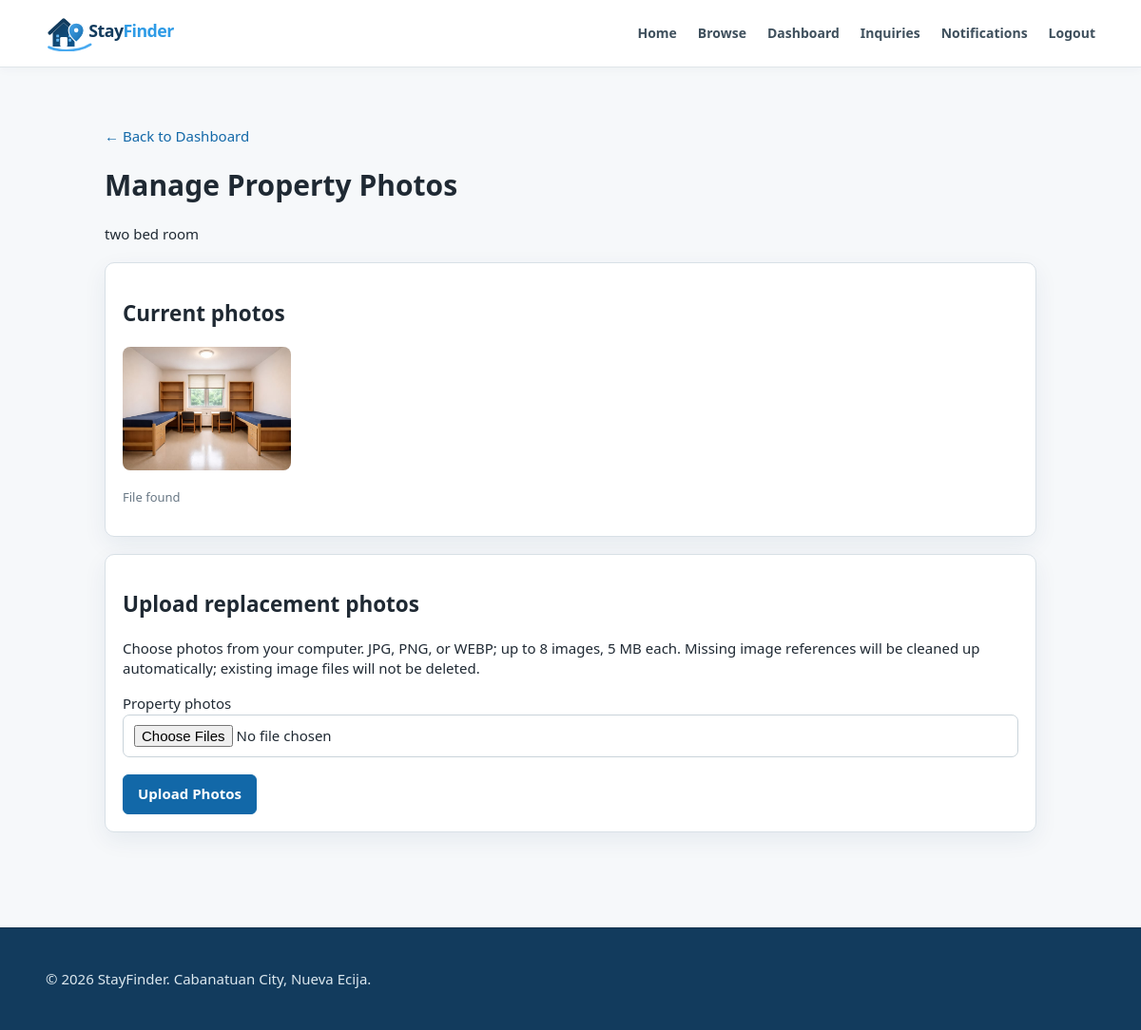
/owner/manage-images.php?id=1 (signed in), run on the app's committed database.
### tables this page shows
CREATE TABLE `properties` (
  `id` int(10) UNSIGNED NOT NULL,
  `owner_id` int(10) UNSIGNED NOT NULL,
  `title` varchar(150) NOT NULL,
  `property_type` enum('apartment','dorm','boarding_house') NOT NULL,
  `location` varchar(255) NOT NULL,
  `price` decimal(10,2) NOT NULL,
  `capacity` int(10) UNSIGNED NOT NULL,
  `gender_preference` enum('female_only','male_only','mixed') NOT NULL,
  `electricity_included` tinyint(1) NOT NULL DEFAULT 0,
  `wifi_available` tinyint(1) NOT NULL DEFAULT 0,
  `curfew` tinyint(1) NOT NULL DEFAULT 0,
  `transportation` varchar(255) DEFAULT NULL,
  `rules` text DEFAULT NULL,
  `description` text DEFAULT NULL,
  `status` enum('pending','approved','rejected') NOT NULL DEFAULT 'pending',
  `availability_status` enum('available','unavailable') NOT NULL DEFAULT 'available',
  `created_at` timestamp NULL DEFAULT current_timestamp(),
  `updated_at` timestamp NULL DEFAULT current_timestamp() ON UPDATE current_timestamp(),
  `listing_expires_at` datetime DEFAULT NULL,
  `last_renewed_at` datetime DEFAULT NULL,
  `renewal_count` int(10) UNSIGNED NOT NULL DEFAULT 0
);

CREATE TABLE `property_images` (
  `id` int(10) UNSIGNED NOT NULL,
  `property_id` int(10) UNSIGNED NOT NULL,
  `image_path` varchar(255) NOT NULL,
  `created_at` timestamp NULL DEFAULT current_timestamp()
);

### config/app.php (called while the page is built, shortened)
<?php
function base_url(string $path = ''): string
{
    return BASE_URL . ($path !== '' ? '/' . ltrim($path, '/') : '');
}
function property_image_url(?string $storedPath): string
{
    $path = trim((string)$storedPath);
    $path = str_replace('\\', '/', $path);
    $path = ltrim($path, '/');
    $path = preg_replace('~^(?:\./)+~', '', $path) ?? $path;
    $absolute = dirname(__DIR__) . '/' . $path;
    return base_url($path);
}

### owner/manage-images.php (the view, shortened to what this page needs)
<?php
require_once '../config/database.php';
require_once '../config/app.php';
$ownerId = (int)$_SESSION['user_id'];
$id = filter_input(INPUT_GET, 'id', FILTER_VALIDATE_INT);
$stmt = $pdo->prepare('SELECT id, title, status FROM properties WHERE id = ? AND owner_id = ? LIMIT 1');
$stmt->execute([$id, $ownerId]);
$property = $stmt->fetch();
$imgStmt = $pdo->prepare('SELECT id, image_path FROM property_images WHERE property_id = ? ORDER BY id');
$imgStmt->execute([$id]); $images = $imgStmt->fetchAll();
$pageTitle = 'Manage Property Photos - StayFinder'; require_once '../includes/header.php';
?>
<main class="container" style="max-width:980px;padding-top:32px;padding-bottom:48px">
  <a href="dashboard.php">← Back to Dashboard</a>
  <h1 style="margin-top:18px">Manage Property Photos</h1>
  <p><?= htmlspecialchars($property['title'], ENT_QUOTES, 'UTF-8') ?></p>
  <div class="card" style="margin:18px 0">
    <h2>Current photos</h2>
    <?php if (!$images): ?><p>No photo records are attached to this listing yet.</p><?php else: ?>
      <div style="display:grid;grid-template-columns:repeat(auto-fill,minmax(160px,1fr));gap:14px">
      <?php foreach ($images as $image): ?><div><img src="<?= htmlspecialchars(property_image_url($image['image_path']), ENT_QUOTES, 'UTF-8') ?>" alt="Property photo" style="width:100%;height:130px;object-fit:cover;border-radius:8px"><p class="small"><?= is_file(dirname(__DIR__) . '/' . ltrim((string)$image['image_path'], '/')) ? 'File found' : 'Original file missing — placeholder shown' ?></p></div><?php endforeach; ?>
      </div>
    <?php endif; ?>
  </div>
  <div class="card">
    <h2>Upload replacement photos</h2>
    <p>Choose photos from your computer. JPG, PNG, or WEBP; up to 8 images, 5 MB each. Missing image references will be cleaned up automatically; existing image files will not be deleted.</p>
    <form method="post" enctype="multipart/form-data">
      <label for="images">Property photos</label><input id="images" type="file" name="images[]" accept=".jpg,.jpeg,.png,.webp" multiple required>
      <div style="margin-top:18px"><button type="submit">Upload Photos</button></div>
    </form>
  </div>
</main>
<?php require_once '../includes/footer.php'; ?>

### assets/css/style.css (style rules this page uses)
:root { --navy:#123b5d;--blue:#1268a8;--blue2:#0e568c;--pale:#eef6fb;--ink:#1f2933;--muted:#687784;--line:#d8e0e6;--bg:#f7f8f9;--white:#fff;--green:#25864a;--red:#b43b3b;--amber:#9a6900 }
* { box-sizing:border-box }
html { scroll-behavior:smooth }
body { margin:0;font-family:"Segoe UI",Arial,sans-serif;background:var(--bg);color:var(--ink);font-size:15px;line-height:1.45 }
a { color:var(--blue);text-decoration:none }
button,input,select,textarea { font:inherit }
button { cursor:pointer }
.container { width:min(1160px,92%);margin:0 auto }
.nav-button,.primary-button,button { display:inline-flex;align-items:center;justify-content:center;gap:6px;border:1px solid var(--blue);border-radius:6px;background:var(--blue);color:#fff!important;padding:9px 15px;font-weight:650;transition:background .15s,border-color .15s }
.card,.form-card,.filter-card,.property-detail { background:#fff;border:1px solid var(--line);border-radius:8px;box-shadow:none }
.small { color:var(--muted);font-size:13px }
input,select,textarea { width:100%;padding:10px 11px;border:1px solid #c9d3da;border-radius:6px;background:#fff;color:var(--ink);outline:none }
.card { padding:18px }
:root { --navy:#123b5d; --blue:#1268a8; --blue2:#0e568c; --pale:#eef6fb; --ink:#1f2933; --muted:#687784; --line:#d8e0e6; --bg:#f6f8fa; --white:#fff; --green:#25864a; --red:#b43b3b; --amber:#9a6900; --shadow:0 8px 24px rgba(18,59,93,.07); }
body { background:var(--bg);color:var(--ink);font-family:"Segoe UI",Arial,sans-serif }
.card,.form-card,.filter-card,.property-detail { border-radius:10px;box-shadow:var(--shadow) }
input,select,textarea { border-radius:7px;border-color:#c9d3da }
.primary-button,button { border-radius:6px;background:var(--blue);box-shadow:none }

### data on the page
properties: title "two bed room"
property_images: image_path (picture), shows "File found"
